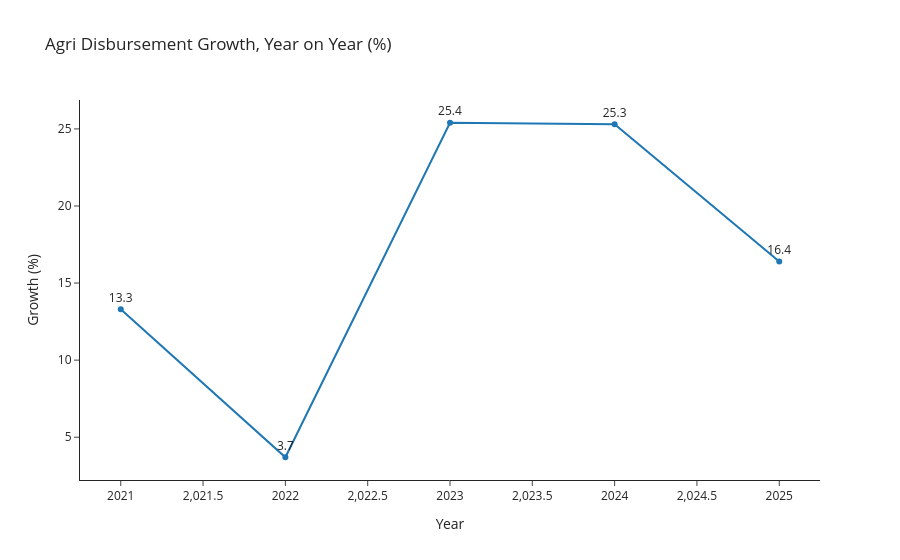

The code cell stored with this chart in its notebook:
### Code cell
# Q1. Market size: yearly growth of disbursement
yearly = bank_raw_df.groupby("Year", as_index=False)[disb_col].sum()
yearly["Growth (%)"] = (yearly[disb_col].pct_change() * 100).round(1)

fig = px.line(
    yearly.dropna(),
    x="Year",
    y="Growth (%)",
    markers=True,
    text="Growth (%)",
    title="Agri Disbursement Growth, Year on Year (%)"
)

fig.update_traces(
    textposition="top center"
)

fig.show()

### Figure 1 — Plotly figure (JSON) as saved in the notebook; plotly's stock layout.template omitted (floating-point values rounded to 4 significant figures)
{"data": [{"hovertemplate": "Year=%{x}<br>Growth (%)=%{text}<extra></extra>", "legendgroup": "", "line": {"color": "#1F77B4", "dash": "solid"}, "marker": {"symbol": "circle"}, "mode": "lines+markers+text", "name": "", "orientation": "v", "showlegend": false, "text": [13.3, 3.7, 25.4, 25.3, 16.4], "textposition": "top center", "type": "scatter", "x": [2021, 2022, 2023, 2024, 2025], "xaxis": "x", "y": [13.3, 3.7, 25.4, 25.3, 16.4], "yaxis": "y"}], "layout": {"legend": {"tracegroupgap": 0}, "title": {"text": "Agri Disbursement Growth, Year on Year (%)"}, "xaxis": {"anchor": "y", "domain": [0, 1], "title": {"text": "Year"}}, "yaxis": {"anchor": "x", "domain": [0, 1], "title": {"text": "Growth (%)"}}}}
